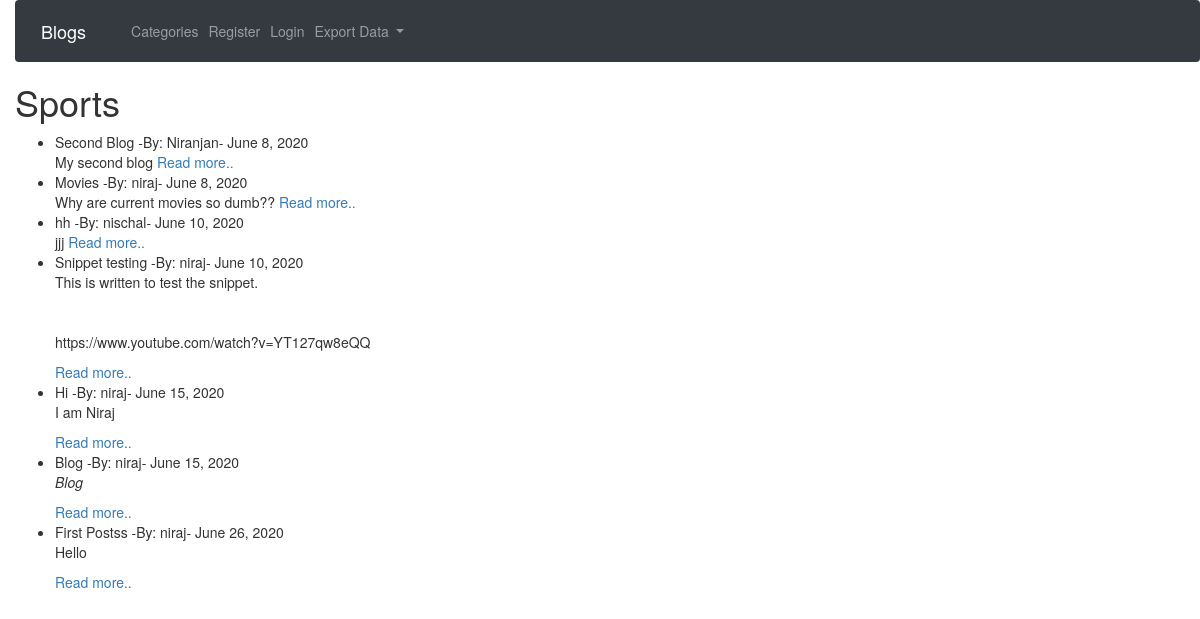
The page /category/Sports/ on the database as committed earlier.
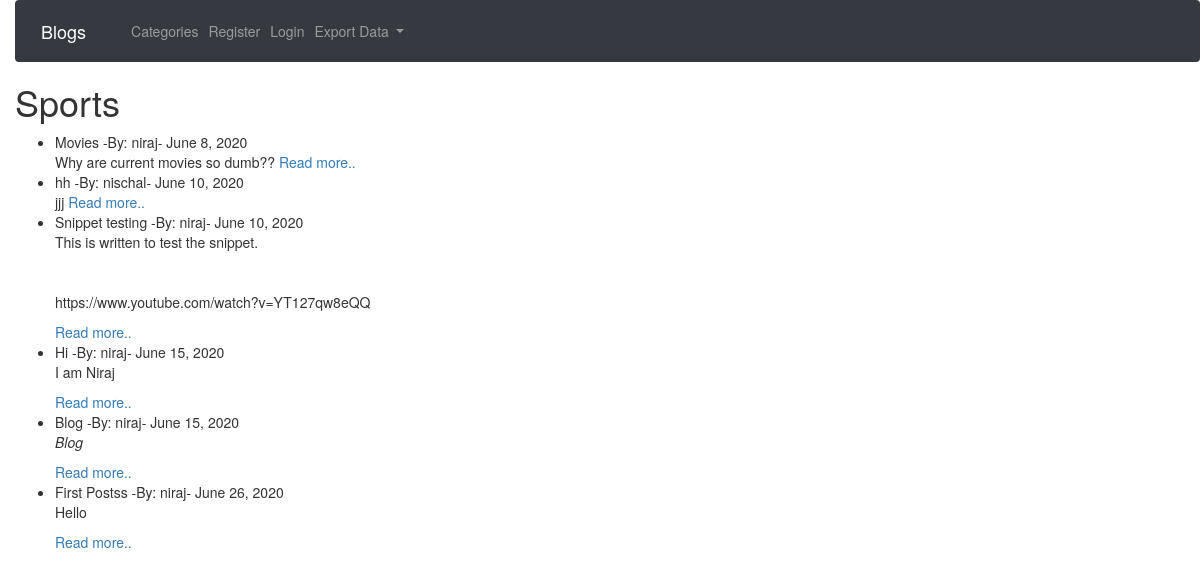
The same page on the database as committed later.
### Theblogs/models.py (models this page shows, shortened)
class Post(models.Model):
	title = models.CharField(max_length=255)
	author = models.ForeignKey(User, on_delete=models.CASCADE)
	header_image=models.ImageField(null=True, blank=True, upload_to='images/')
	category=models.CharField(max_length=255, default='Sports')
	snippet = models.TextField()
	body = RichTextField(blank=True,null=True)
	published_date=models.DateField(auto_now_add=True)
	likes=models.ManyToManyField(User, related_name='blog_posts')
	blog_views=models.IntegerField(default=0)

### Theblogs/views.py (the view)
# urls.py: path('category/<str:cate>/', CategoryView, name='category'),
def CategoryView(request, cate):
	category_post=Post.objects.filter(category=cate.replace('-',' '))
	context={
	'cate':cate.title().replace('-',' '),
	'category_post':category_post
	}
	return render(request, 'Theblog/categories.html',context)

### Theblogs/templates/Theblog/categories.html
{% extends 'Theblog/base.html' %}
{% block content %}
{% if category_post %}
<h1>{{cate}}</h1>
<ul>
{% for post in category_post %}
	<li>{{post.title}} -By: {{post.author}}- {{post.published_date}}<br>
	{{post.body|slice:":200"|safe}}
	<a href="{% url 'article_detail' post.id %}">Read more.. </a>
	</li>
{% endfor %}
</ul>
{% else %}
<strong>This category is empty. </strong>
{% endif %}
{% endblock content %}

### Theblogs/templates/Theblog/base.html (shortened to what this page needs)
<!doctype html>
<html lang="en">
<head>
  <link rel="stylesheet" href="https://stackpath.bootstrapcdn.com/bootstrap/4.4.1/css/bootstrap.min.css">
<link rel="stylesheet" href="https://maxcdn.bootstrapcdn.com/bootstrap/3.3.7/css/bootstrap.min.css">
<link rel="stylesheet" href="https://maxcdn.bootstrapcdn.com/font-awesome/4.7.0/css/font-awesome.min.css">
</head>
  <body style="margin-left: 15px">
  <nav class="navbar navbar-expand-lg navbar-dark bg-dark">
      <a class="navbar-brand" href="{% url 'home' %}">Blogs</a>
    <div class="collapse navbar-collapse" id="navbarSupportedContent">
      <ul class="navbar-nav mr-auto">
        {% if cat_menu %}
        <li class="nav-item dropdown">
          <a class="nav-link dropdown-toggle" href="#" id="navbarDropdown" role="button" data-toggle="dropdown" aria-haspopup="true" aria-expanded="false">
            Categories
          </a>
          <div class="dropdown-menu" aria-labelledby="navbarDropdown">
            {% for item in cat_menu %}
               <a class="dropdown-item" href="{% url 'category' item %}">{{item}}</a>
            {% endfor %}
          </div>
        </li>
        {% else %}
         <li class="nav-item">
            <a class="nav-link" href="{% url 'categories' %}">Categories</a>
          </li>
        {% endif %}
        {% if user.is_authenticated %}
          <li class="nav-item">
            <a class="nav-link" href="{% url 'createblog' %}">Write Blog</a>
          </li>
          <li class="nav-item">
            <a class="nav-link" href="{% url 'createcategory' %}">Create new Category</a>
          </li>
        <li class="nav-item dropdown">
          <a class="nav-link dropdown-toggle" href="#" id="navbarDropdown" role="button" data-toggle="dropdown" aria-haspopup="true" aria-expanded="false">
            Welcome, {{user.username}}
          </a>
          <div class="dropdown-menu" aria-labelledby="navbarDropdown">
               <a class="dropdown-item" href="{% url 'user_article' user.username %}">My Articles</a>
               <a class="dropdown-item" href="{% url 'profile' %}">Profile</a>
               <a class="dropdown-item" href="{% url 'edit_profile' %}">Edit Profile</a>
               <a class="dropdown-item" href="{% url 'logout' %}">LogOut</a>
          </div>
        </li>
        {% else %}
        <li class="nav-item">
          <a class="nav-link" href="{% url 'register' %}">Register</a>
        </li>
        <li class="nav-item">
          <a class="nav-link" href="{% url 'login' %}">Login</a>
        </li>
        {% endif %}
        <li class="nav-item dropdown">
          <a class="nav-link dropdown-toggle" href="#" id="navbarDropdown" role="button" data-toggle="dropdown" aria-haspopup="true" aria-expanded="false">
            Export Data
          </a>
        </li>
      </ul>
    </div>
  </nav>
    {% block content %}
    {% endblock content %}
  </body>
</html>

Rows that differ between the two databases and show on the page:
removed Post: title "Second Blog", author "Niranjan", published_date "June 8, 2020", body "My second blog"
